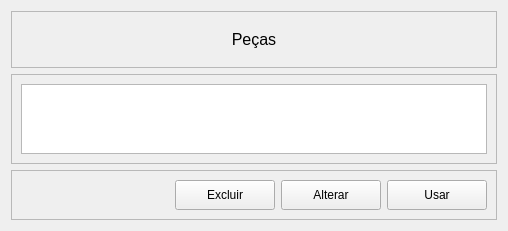
            <widget class="QWidget" name="page5">
             <layout class="QVBoxLayout" name="verticalLayout_10">
              <item>
               <widget class="QFrame" name="frame_20">
                <property name="frameShape">
                 <enum>QFrame::StyledPanel</enum>
                </property>
                <property name="frameShadow">
                 <enum>QFrame::Raised</enum>
                </property>
                <layout class="QVBoxLayout" name="verticalLayout_17" stretch="0">
                 <property name="spacing">
                  <number>18</number>
                 </property>
                 <property name="leftMargin">
                  <number>18</number>
                 </property>
                 <property name="topMargin">
                  <number>18</number>
                 </property>
                 <property name="rightMargin">
                  <number>18</number>
                 </property>
                 <property name="bottomMargin">
                  <number>18</number>
                 </property>
                 <item>
                  <widget class="QLabel" name="label_9">
                   <property name="font">
                    <font>
                     <family>MS Shell Dlg 2</family>
                     <pointsize>12</pointsize>
                     <weight>50</weight>
                     <italic>false</italic>
                     <bold>false</bold>
                    </font>
                   </property>
                   <property name="text">
                    <string>Peças</string>
                   </property>
                   <property name="alignment">
                    <set>Qt::AlignCenter</set>
                   </property>
                  </widget>
                 </item>
                </layout>
               </widget>
              </item>
              <item>
               <widget class="QFrame" name="frame_18">
                <property name="sizePolicy">
                 <sizepolicy hsizetype="Preferred" vsizetype="Expanding">
                  <horstretch>0</horstretch>
                  <verstretch>0</verstretch>
                 </sizepolicy>
                </property>
                <property name="styleSheet">
                 <string notr="true">QLineEdit{
	border: 1px solid #888888;
	background-color: #DDDDDD
}</string>
                </property>
                <property name="frameShape">
                 <enum>QFrame::StyledPanel</enum>
                </property>
                <property name="frameShadow">
                 <enum>QFrame::Raised</enum>
                </property>
                <layout class="QVBoxLayout" name="verticalLayout_18">
                 <item>
                  <widget class="QTableWidget" name="tableWidget">
                   <property name="sizePolicy">
                    <sizepolicy hsizetype="Expanding" vsizetype="Expanding">
                     <horstretch>0</horstretch>
                     <verstretch>0</verstretch>
                    </sizepolicy>
                   </property>
                   <property name="autoFillBackground">
                    <bool>false</bool>
                   </property>
                   <property name="frameShape">
                    <enum>QFrame::StyledPanel</enum>
                   </property>
                   <property name="frameShadow">
                    <enum>QFrame::Sunken</enum>
                   </property>
                   <property name="sizeAdjustPolicy">
                    <enum>QAbstractScrollArea::AdjustToContents</enum>
                   </property>
                   <property name="showGrid">
                    <bool>true</bool>
                   </property>
                   <property name="gridStyle">
                    <enum>Qt::DashLine</enum>
                   </property>
                   <property name="sortingEnabled">
                    <bool>false</bool>
                   </property>
                   <property name="wordWrap">
                    <bool>true</bool>
                   </property>
                   <property name="cornerButtonEnabled">
                    <bool>true</bool>
                   </property>
                   <property name="rowCount">
                    <number>0</number>
                   </property>
                   <property name="columnCount">
                    <number>3</number>
                   </property>
                   <attribute name="horizontalHeaderVisible">
                    <bool>false</bool>
                   </attribute>
                   <attribute name="horizontalHeaderCascadingSectionResizes">
                    <bool>true</bool>
                   </attribute>
                   <attribute name="horizontalHeaderHighlightSections">
                    <bool>true</bool>
                   </attribute>
                   <attribute name="horizontalHeaderMinimumSectionSize">
                    <number>150</number>
                   </attribute>
                   <attribute name="horizontalHeaderShowSortIndicator" stdset="0">
                    <bool>true</bool>
                   </attribute>
                   <attribute name="horizontalHeaderStretchLastSection">
                    <bool>true</bool>
                   </attribute>
                   <column>
                    <property name="text">
                     <string>Código</string>
                    </property>
                   </column>
                   <column>
                    <property name="text">
                     <string>Peça</string>
                    </property>
                   </column>
                   <column>
                    <property name="text">
                     <string>Valor</string>
                    </property>
                   </column>
                  </widget>
                 </item>
                </layout>
               </widget>
              </item>
              <item>
               <widget class="QFrame" name="frame_19">
                <property name="styleSheet">
                 <string notr="true">QPushButton:hover{
	background-color: #aaaaaa;
	border-radius: 5px;
}

QPushButton:focus{
	background-color: #aaaaaa;
	border-radius: 5px;
}</string>
                </property>
                <property name="frameShape">
                 <enum>QFrame::StyledPanel</enum>
                </property>
                <property name="frameShadow">
                 <enum>QFrame::Raised</enum>
                </property>
                <layout class="QHBoxLayout" name="horizontalLayout_7">
                 <item>
                  <spacer name="horizontalSpacer_6">
                   <property name="orientation">
                    <enum>Qt::Horizontal</enum>
                   </property>
                   <property name="sizeHint" stdset="0">
                    <size>
                     <width>40</width>
                     <height>20</height>
                    </size>
                   </property>
                  </spacer>
                 </item>
                 <item>
                  <widget class="QPushButton" name="pushButton_22">
                   <property name="minimumSize">
                    <size>
                     <width>100</width>
                     <height>30</height>
                    </size>
                   </property>
                   <property name="text">
                    <string>Excluir</string>
                   </property>
                  </widget>
                 </item>
                 <item>
                  <widget class="QPushButton" name="pushButton_23">
                   <property name="minimumSize">
                    <size>
                     <width>100</width>
                     <height>30</height>
                    </size>
                   </property>
                   <property name="text">
                    <string>Alterar</string>
                   </property>
                  </widget>
                 </item>
                 <item>
                  <widget class="QPushButton" name="pushButton_24">
                   <property name="minimumSize">
                    <size>
                     <width>100</width>
                     <height>30</height>
                    </size>
                   </property>
                   <property name="text">
                    <string>Usar</string>
                   </property>
                  </widget>
                 </item>
                </layout>
               </widget>
              </item>
             </layout>
            </widget>
